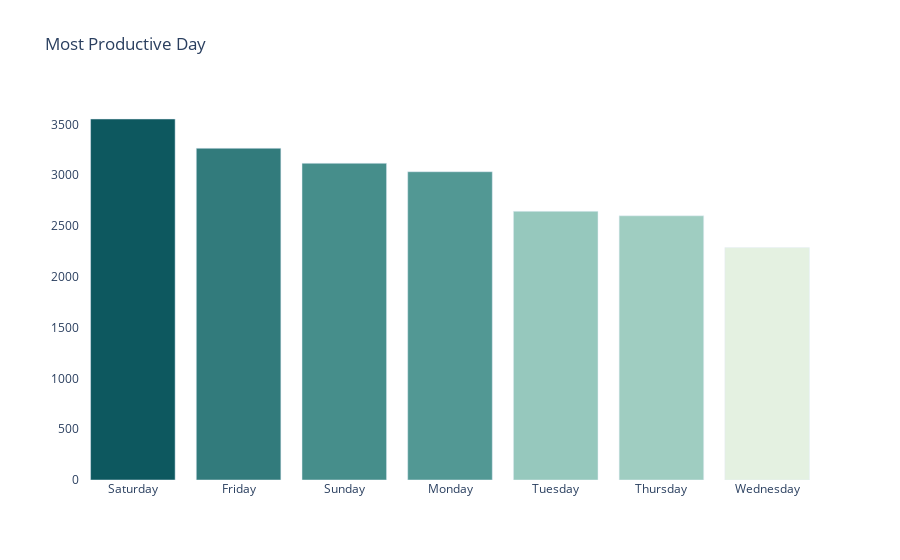

Here is the notebook cell this chart was saved with:
### Code cell
fig = px.bar(mpd, title='Most Productive Day', color=mpd, color_continuous_scale=px.colors.sequential.Mint)
fig.update_layout(xaxis_tickangle=0, plot_bgcolor='white', coloraxis_showscale=False)
fig.update_yaxes(title=' ')
fig.update_xaxes(title=' ')
fig.update_traces(hovertemplate = '<b>%{x}</b><br>No. of Transactions: %{y}')
fig.show()

### Figure 1 — Plotly figure (JSON) as saved in the notebook; plotly's stock layout.template omitted (floating-point values rounded to 4 significant figures)
{"data": [{"alignmentgroup": "True", "hovertemplate": "<b>%{x}</b><br>No. of Transactions: %{y}", "legendgroup": "", "marker": {"color": [3554, 3266, 3118, 3035, 2645, 2601, 2288], "coloraxis": "coloraxis", "pattern": {"shape": ""}}, "name": "", "offsetgroup": "", "orientation": "v", "showlegend": false, "textposition": "auto", "type": "bar", "x": ["Saturday", "Friday", "Sunday", "Monday", "Tuesday", "Thursday", "Wednesday"], "xaxis": "x", "y": [3554, 3266, 3118, 3035, 2645, 2601, 2288], "yaxis": "y"}], "layout": {"barmode": "relative", "coloraxis": {"colorbar": {"title": {"text": "color"}}, "colorscale": [[0, "rgb(228, 241, 225)"], [0.1667, "rgb(180, 217, 204)"], [0.3333, "rgb(137, 192, 182)"], [0.5, "rgb(99, 166, 160)"], [0.6667, "rgb(68, 140, 138)"], [0.8333, "rgb(40, 114, 116)"], [1, "rgb(13, 88, 95)"]], "showscale": false}, "legend": {"tracegroupgap": 0}, "plot_bgcolor": "white", "title": {"text": "Most Productive Day"}, "xaxis": {"anchor": "y", "domain": [0, 1], "tickangle": 0, "title": {"text": " "}}, "yaxis": {"anchor": "x", "domain": [0, 1], "title": {"text": " "}}}}
